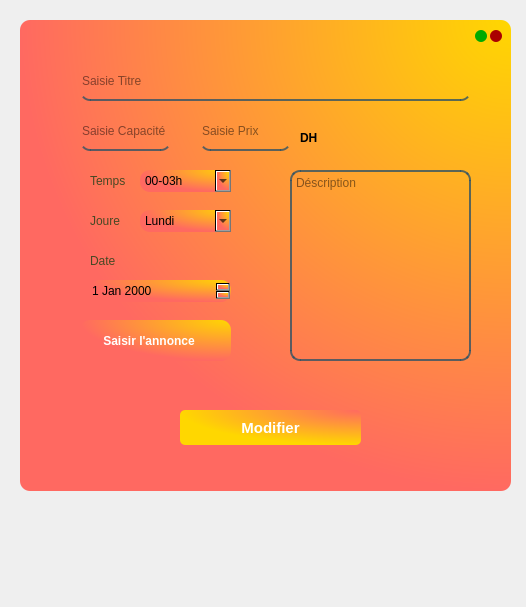
<?xml version="1.0" encoding="UTF-8"?>
<ui version="4.0">
 <class>ajouterevent</class>
 <widget class="QWidget" name="ajouterevent">
  <property name="geometry">
   <rect>
    <x>0</x>
    <y>0</y>
    <width>526</width>
    <height>607</height>
   </rect>
  </property>
  <property name="windowTitle">
   <string>Form</string>
  </property>
  <widget class="QWidget" name="addevent" native="true">
   <property name="geometry">
    <rect>
     <x>20</x>
     <y>20</y>
     <width>491</width>
     <height>471</height>
    </rect>
   </property>
   <property name="styleSheet">
    <string notr="true">    background-color: qradialgradient(cx: 1, cy: 0, radius: 1, fx: 1, fy: 0, stop: 0#FFD700, stop: 1 #FF6961 );
    border-radius: 10px;
</string>
   </property>
   <widget class="QPushButton" name="close">
    <property name="geometry">
     <rect>
      <x>470</x>
      <y>10</y>
      <width>12</width>
      <height>12</height>
     </rect>
    </property>
    <property name="styleSheet">
     <string notr="true">QPushButton{
	background-color: rgb(170, 0, 0);
    border-radius: 6px;
   border: none;
}
QPushButton:pressed{
	background-color: rgb(255, 0, 0);
 }</string>
    </property>
    <property name="text">
     <string/>
    </property>
   </widget>
   <widget class="QPushButton" name="reduit">
    <property name="geometry">
     <rect>
      <x>455</x>
      <y>10</y>
      <width>12</width>
      <height>12</height>
     </rect>
    </property>
    <property name="styleSheet">
     <string notr="true">QPushButton{
	background-color: rgb(0, 170, 0);
    border-radius: 6px;
   border: none;
}
QPushButton:pressed{
	background-color: rgb(0, 255, 0);
 }</string>
    </property>
    <property name="text">
     <string/>
    </property>
   </widget>
   <widget class="QLineEdit" name="titre">
    <property name="geometry">
     <rect>
      <x>60</x>
      <y>50</y>
      <width>391</width>
      <height>31</height>
     </rect>
    </property>
    <property name="cursor">
     <cursorShape>IBeamCursor</cursorShape>
    </property>
    <property name="styleSheet">
     <string notr="true">background-color: rgba(0,0, 0,0); 
border:none;
border-bottom:2px solid rgba(46,82,101,200);
color:rgba(0,0,0,240);
padding-bottom:7px;</string>
    </property>
    <property name="placeholderText">
     <string>Saisie Titre</string>
    </property>
   </widget>
   <widget class="QTextEdit" name="description">
    <property name="geometry">
     <rect>
      <x>270</x>
      <y>150</y>
      <width>181</width>
      <height>191</height>
     </rect>
    </property>
    <property name="styleSheet">
     <string notr="true">background-color: rgba(0,0, 0,0); 
border:none;
border:2px solid rgba(46,82,101,200);
color:rgba(0,0,0,240);
padding-bottom:7px;</string>
    </property>
    <property name="placeholderText">
     <string>Déscription</string>
    </property>
   </widget>
   <widget class="QLabel" name="addannonce">
    <property name="geometry">
     <rect>
      <x>60</x>
      <y>300</y>
      <width>151</width>
      <height>41</height>
     </rect>
    </property>
    <property name="font">
     <font>
      <pointsize>9</pointsize>
      <weight>75</weight>
      <bold>true</bold>
     </font>
    </property>
    <property name="styleSheet">
     <string notr="true">QLabel {
    color: rgb(255, 255, 255);
}

QLabel:hover {
    color: rgb(0, 0, 0);
    background-color: rgb(255, 255, 127);
}
</string>
    </property>
    <property name="text">
     <string>       Saisir l'annonce</string>
    </property>
   </widget>
   <widget class="QPushButton" name="ajouter">
    <property name="geometry">
     <rect>
      <x>160</x>
      <y>390</y>
      <width>181</width>
      <height>35</height>
     </rect>
    </property>
    <property name="font">
     <font>
      <pointsize>11</pointsize>
      <weight>75</weight>
      <bold>true</bold>
     </font>
    </property>
    <property name="styleSheet">
     <string notr="true">QPushButton {
    color: white;
    text-shadow: 0 1px 0 rgba(0, 0, 0, 0.4);
    background: qradialgradient(cx: 1, cy: 0, radius: 1, fx: 1, fy: 0, stop: 0 #FF6961, stop: 1 #FFD700);
    border: 0;
    border-radius: 5px;
}

QPushButton:hover {
    text-shadow: 0 2px 0 rgba(0, 0, 0, 0.9);
    background: qradialgradient(cx: 1.5, cy: 0.5, radius: 1.5, fx: 1.5, fy: 0.5, stop: 0.5 #FFD700, stop: 1.5 #FF69B4);
}

QPushButton:pressed {
    background: qradialgradient(cx: 1, cy: 0, radius: 1, fx: 1, fy: 0, stop: 0 #32CD32, stop: 1 #4682B4);
}
</string>
    </property>
    <property name="text">
     <string>Modifier</string>
    </property>
   </widget>
   <widget class="QLabel" name="label_3">
    <property name="geometry">
     <rect>
      <x>70</x>
      <y>190</y>
      <width>71</width>
      <height>21</height>
     </rect>
    </property>
    <property name="styleSheet">
     <string notr="true">background-color: none;
color: rgb(72, 72, 36);</string>
    </property>
    <property name="text">
     <string>Joure</string>
    </property>
   </widget>
   <widget class="QLineEdit" name="capacitai">
    <property name="geometry">
     <rect>
      <x>60</x>
      <y>100</y>
      <width>91</width>
      <height>31</height>
     </rect>
    </property>
    <property name="cursor">
     <cursorShape>IBeamCursor</cursorShape>
    </property>
    <property name="styleSheet">
     <string notr="true">background-color: rgba(0,0, 0,0); 
border:none;
border-bottom:2px solid rgba(46,82,101,200);
color:rgba(0,0,0,240);
padding-bottom:7px;</string>
    </property>
    <property name="placeholderText">
     <string>Saisie Capacité</string>
    </property>
   </widget>
   <widget class="QLineEdit" name="prix">
    <property name="geometry">
     <rect>
      <x>180</x>
      <y>100</y>
      <width>91</width>
      <height>31</height>
     </rect>
    </property>
    <property name="cursor">
     <cursorShape>IBeamCursor</cursorShape>
    </property>
    <property name="styleSheet">
     <string notr="true">background-color: rgba(0,0, 0,0); 
border:none;
border-bottom:2px solid rgba(46,82,101,200);
color:rgba(0,0,0,240);
padding-bottom:7px;</string>
    </property>
    <property name="placeholderText">
     <string>Saisie Prix</string>
    </property>
   </widget>
   <widget class="QLabel" name="label">
    <property name="geometry">
     <rect>
      <x>280</x>
      <y>110</y>
      <width>21</width>
      <height>16</height>
     </rect>
    </property>
    <property name="font">
     <font>
      <weight>75</weight>
      <bold>true</bold>
     </font>
    </property>
    <property name="styleSheet">
     <string notr="true">background-color:none;
</string>
    </property>
    <property name="text">
     <string>DH</string>
    </property>
   </widget>
   <widget class="QLabel" name="label_4">
    <property name="geometry">
     <rect>
      <x>70</x>
      <y>150</y>
      <width>71</width>
      <height>21</height>
     </rect>
    </property>
    <property name="styleSheet">
     <string notr="true">background-color: none;
color: rgb(72, 72, 36);</string>
    </property>
    <property name="text">
     <string>Temps</string>
    </property>
   </widget>
   <widget class="QComboBox" name="comboBox">
    <property name="geometry">
     <rect>
      <x>120</x>
      <y>150</y>
      <width>91</width>
      <height>22</height>
     </rect>
    </property>
    <item>
     <property name="text">
      <string>00-03h</string>
     </property>
    </item>
    <item>
     <property name="text">
      <string>05-08h</string>
     </property>
    </item>
    <item>
     <property name="text">
      <string>10-13h</string>
     </property>
    </item>
    <item>
     <property name="text">
      <string>15-18h</string>
     </property>
    </item>
    <item>
     <property name="text">
      <string>20-23h</string>
     </property>
    </item>
   </widget>
   <widget class="QComboBox" name="comboBox_2">
    <property name="geometry">
     <rect>
      <x>120</x>
      <y>190</y>
      <width>91</width>
      <height>22</height>
     </rect>
    </property>
    <item>
     <property name="text">
      <string>Lundi</string>
     </property>
    </item>
    <item>
     <property name="text">
      <string>Mardi</string>
     </property>
    </item>
    <item>
     <property name="text">
      <string>Mercredi</string>
     </property>
    </item>
    <item>
     <property name="text">
      <string>Jeudi</string>
     </property>
    </item>
    <item>
     <property name="text">
      <string>Vendredi</string>
     </property>
    </item>
    <item>
     <property name="text">
      <string>Samedi</string>
     </property>
    </item>
    <item>
     <property name="text">
      <string>Dimanche</string>
     </property>
    </item>
   </widget>
   <widget class="QLabel" name="label_5">
    <property name="geometry">
     <rect>
      <x>70</x>
      <y>230</y>
      <width>71</width>
      <height>21</height>
     </rect>
    </property>
    <property name="styleSheet">
     <string notr="true">background-color: none;
color: rgb(72, 72, 36);</string>
    </property>
    <property name="text">
     <string>Date</string>
    </property>
   </widget>
   <widget class="QDateEdit" name="dateEdit">
    <property name="geometry">
     <rect>
      <x>70</x>
      <y>260</y>
      <width>141</width>
      <height>22</height>
     </rect>
    </property>
   </widget>
  </widget>
 </widget>
 <resources/>
 <connections/>
</ui>
